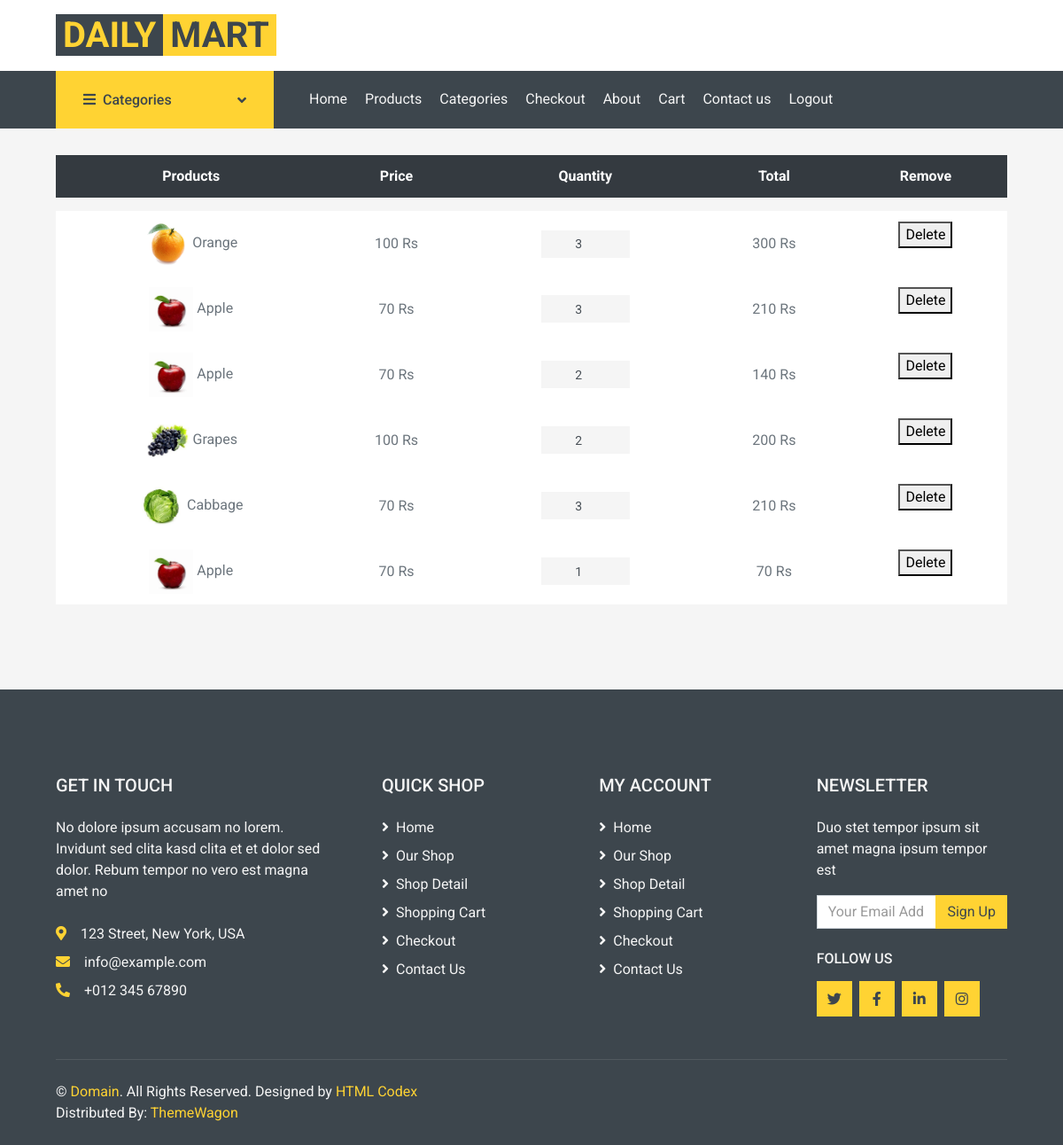
The page /userapp/ucart/ (signed in) on the database its author committed.
### userapp/models.py (models this page shows)
class Cartdb(models.Model):
    userid=models.ForeignKey(Register,on_delete=models.CASCADE)
    productid=models.ForeignKey(Products,on_delete=models.CASCADE)
    quantity=models.IntegerField()
    total=models.IntegerField()
    status=models.IntegerField(default=0)

### adminapp/models.py (models this page shows)
class Products(models.Model):
    productname=models.CharField(max_length=100)
    productprice=models.IntegerField()
    productquantity=models.IntegerField()
    productimage=models.ImageField(upload_to='sample')

### userapp/views.py (the view)
# urls.py: path('ucart/',views.ucart,name='ucart'),
def ucart(request):
    uid=request.session.get('uid')
    data=Cartdb.objects.filter(userid=uid)
    return render(request,'cart.html',{'cartdata':data})

### userapp/templates/cart.html (shortened to what this page needs)
{% extends 'userindex.html'%}
{% block content %}
{% load static %}
<div class="container-fluid">
    <div class="row px-xl-5">
        <div class="col-lg-12 table-responsive mb-5">
            <table class="table table-light table-borderless table-hover text-center mb-0">
                <thead class="thead-dark">
                    <tr>
                        <th>Products</th>
                        <th>Price</th>
                        <th>Quantity</th>
                        <th>Total</th>
                        <th>Remove</th>
                    </tr>
                </thead>
                {% for i in cartdata %}
                <tbody class="align-middle">
                    <tr>
                        <td class="align-middle"><img src="{{ i.productid.productimage.url }}" alt="" style="width: 50px;"> {{ i.productid.productname }}</td>
                        <td class="align-middle" id="price">{{ i.productid.productprice }} Rs</td>
                        <td class="align-middle">
                            <div class="input-group quantity mx-auto" id="quantity" style="width: 100px;">
                                <input type="number" class="form-control form-control-sm bg-secondary border-0 text-center" value="{{ i.quantity }}" >
                            </div>
                        </td>
                        <td class="align-middle" name="totalprice" id="totalprice">{{ i.total }} Rs</td>
                        <td > <a href="{% url 'ucdelete' id=i.id %}"><button> Delete</button></a></td>
                    </tr>
                </tbody>
                {% endfor %}
            </table>
        </div>
    </div>
</div>
{% endblock %}

### rows shown on the page
Cartdb: productid.productimage (picture), productid.productname "Orange", productid.productprice "100", quantity "3", total "300"
Cartdb: productid.productimage (picture), productid.productname "Apple", productid.productprice "70", quantity "3", total "210"
Cartdb: productid.productimage (picture), productid.productname "Apple", productid.productprice "70", quantity "2", total "140"
Cartdb: productid.productimage (picture), productid.productname "Grapes", productid.productprice "100", quantity "2", total "200"
Cartdb: productid.productimage (picture), productid.productname "Cabbage", productid.productprice "70", quantity "3", total "210"
Cartdb: productid.productimage (picture), productid.productname "Apple", productid.productprice "70", quantity "1", total "70"
